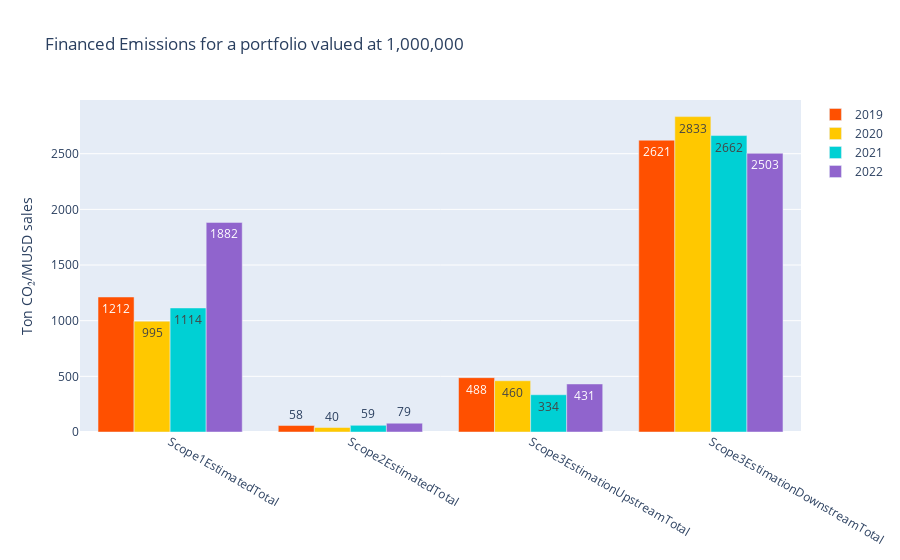

Write notebook code for a chart like this one.
### Code cell
# chart it in a bar graph
plotData = []
idx = 0
for yr in years:
    plotData.append(go.Bar(x = measures, name = str(yr),  y = feData[idx],  text = [int(x) for x in feData[idx]], marker_color=lsegColors[idx]))
    idx = idx + 1

layout = go.Layout(barmode = 'group')
fig = go.Figure(data = plotData, layout = layout)
fig.update_layout(title_text=f"Financed Emissions for a portfolio valued at {PortfolioAmountInvested:,}", yaxis=dict(title='Ton CO₂/MUSD sales'))
fig.show()

### Figure 1 — Plotly figure (JSON) as saved in the notebook; plotly's stock layout.template omitted (floating-point values rounded to 4 significant figures)
{"data": [{"marker": {"color": "#FF5000"}, "name": "2019", "text": ["1212", "58", "488", "2621"], "type": "bar", "x": ["Scope1EstimatedTotal", "Scope2EstimatedTotal", "Scope3EstimationUpstreamTotal", "Scope3EstimationDownstreamTotal"], "y": [1213.0, 58.1, 488.1, 2621.0]}, {"marker": {"color": "#FFC800"}, "name": "2020", "text": ["995", "40", "460", "2833"], "type": "bar", "x": ["Scope1EstimatedTotal", "Scope2EstimatedTotal", "Scope3EstimationUpstreamTotal", "Scope3EstimationDownstreamTotal"], "y": [995.7, 40.37, 460.5, 2833.0]}, {"marker": {"color": "#00D0D4"}, "name": "2021", "text": ["1114", "59", "334", "2662"], "type": "bar", "x": ["Scope1EstimatedTotal", "Scope2EstimatedTotal", "Scope3EstimationUpstreamTotal", "Scope3EstimationDownstreamTotal"], "y": [1114.0, 59.75, 334.6, 2663.0]}, {"marker": {"color": "#9064CD"}, "name": "2022", "text": ["1882", "79", "431", "2503"], "type": "bar", "x": ["Scope1EstimatedTotal", "Scope2EstimatedTotal", "Scope3EstimationUpstreamTotal", "Scope3EstimationDownstreamTotal"], "y": [1883.0, 79.09, 431.7, 2504.0]}], "layout": {"barmode": "group", "title": {"text": "Financed Emissions for a portfolio valued at 1,000,000"}, "yaxis": {"title": {"text": "Ton CO₂/MUSD sales"}}}}
